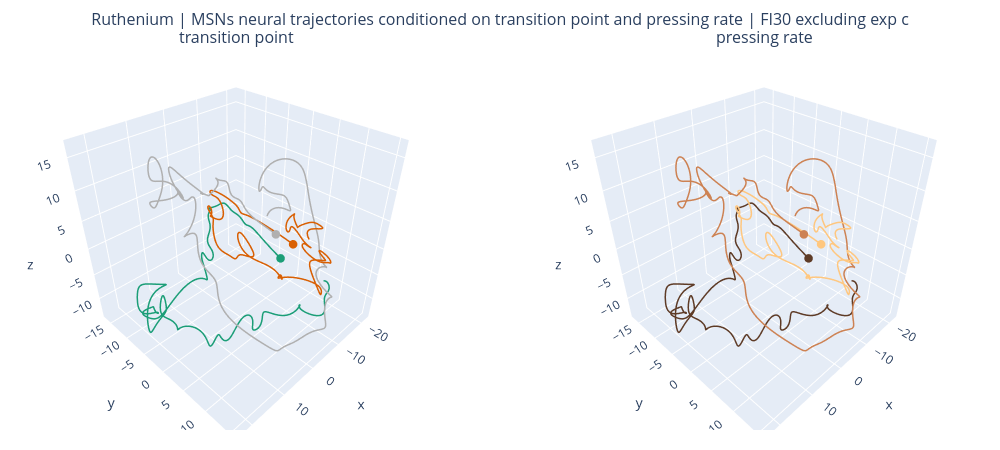

Notebook code for this chart:
### Code cell
import plotly.graph_objects as go
from plotly.subplots import make_subplots

fig = make_subplots(rows=1, cols=2, subplot_titles=('transition point', 'pressing rate'),
                    specs=[[{'type': 'scene'}, {'type': 'scene'}]])

for ii in range(3):  
    PC_traces = PCs_cp[3000*ii:3000*(ii+1)]
    add_3d_line_w_start(fig, gaussian_filter1d(PC_traces, sigma=30, axis = 0),
                        tercile_colors[ii], '', row = 1, col = 1)
    
    PC_traces = PCs_cp[3000*ii:3000*(ii+1)]
    add_3d_line_w_start(fig, gaussian_filter1d(PC_traces, sigma=30, axis = 0),
                        tercile_rateH_colors[ii], '', row = 1, col = 2)


figtitle = f'{animal} | MSNs neural trajectories conditioned on transition point and pressing rate | FI30 excluding exp c'

fig.update_layout(
    height=450,   # 400px for the plot + 50px for titles/margins
    width=1000,   # Roughly 400px per plot + some spacing
    margin=dict(t=50, b=20, l=20, r=20),
    showlegend=False,
    title=dict(
        text=figtitle,
        x=0.5,           # Centers the title (0 = left, 1 = right)
        xanchor='center',
        font=dict(size=16)
    )
)

fig.update_scenes(
    aspectmode='cube' 
)

fig.show()
fig.write_html(f'{PATH_SAVE_EPHYS_AGG_FIGS}/{figtitle.replace('|', '_')}.html')

### Figure 1 — Plotly figure (JSON) as saved in the notebook; plotly's stock layout.template omitted (floating-point values rounded to 4 significant figures; data arrays with more than 128 entries replaced by an {"elided": "..."} marker saying what was removed)
{"data": [{"line": {"color": "#D95F02", "width": 3}, "mode": "lines", "name": "", "scene": "scene", "type": "scatter3d", "x": {"elided": "3000 float values"}, "y": {"elided": "3000 float values"}, "z": {"elided": "3000 float values"}}, {"marker": {"color": "#D95F02", "size": 5}, "mode": "markers", "name": "start", "scene": "scene", "showlegend": false, "type": "scatter3d", "x": [-21.88], "y": [-0.9778], "z": [-6.819]}, {"line": {"color": "#ffc77f", "width": 3}, "mode": "lines", "name": "", "scene": "scene2", "type": "scatter3d", "x": {"elided": "3000 float values"}, "y": {"elided": "3000 float values"}, "z": {"elided": "3000 float values"}}, {"marker": {"color": "#ffc77f", "size": 5}, "mode": "markers", "name": "start", "scene": "scene2", "showlegend": false, "type": "scatter3d", "x": [-21.88], "y": [-0.9778], "z": [-6.819]}, {"line": {"color": "#B0B0B0", "width": 3}, "mode": "lines", "name": "", "scene": "scene", "type": "scatter3d", "x": {"elided": "3000 float values"}, "y": {"elided": "3000 float values"}, "z": {"elided": "3000 float values"}}, {"marker": {"color": "#B0B0B0", "size": 5}, "mode": "markers", "name": "start", "scene": "scene", "showlegend": false, "type": "scatter3d", "x": [-20.85], "y": [-4.729], "z": [-6.05]}, {"line": {"color": "#cd8253", "width": 3}, "mode": "lines", "name": "", "scene": "scene2", "type": "scatter3d", "x": {"elided": "3000 float values"}, "y": {"elided": "3000 float values"}, "z": {"elided": "3000 float values"}}, {"marker": {"color": "#cd8253", "size": 5}, "mode": "markers", "name": "start", "scene": "scene2", "showlegend": false, "type": "scatter3d", "x": [-20.85], "y": [-4.729], "z": [-6.05]}, {"line": {"color": "#1B9E77", "width": 3}, "mode": "lines", "name": "", "scene": "scene", "type": "scatter3d", "x": {"elided": "3000 float values"}, "y": {"elided": "3000 float values"}, "z": {"elided": "3000 float values"}}, {"marker": {"color": "#1B9E77", "size": 5}, "mode": "markers", "name": "start", "scene": "scene", "showlegend": false, "type": "scatter3d", "x": [-20.19], "y": [-2.825], "z": [-10.33]}, {"line": {"color": "#5e3b26", "width": 3}, "mode": "lines", "name": "", "scene": "scene2", "type": "scatter3d", "x": {"elided": "3000 float values"}, "y": {"elided": "3000 float values"}, "z": {"elided": "3000 float values"}}, {"marker": {"color": "#5e3b26", "size": 5}, "mode": "markers", "name": "start", "scene": "scene2", "showlegend": false, "type": "scatter3d", "x": [-20.19], "y": [-2.825], "z": [-10.33]}], "layout": {"annotations": [{"font": {"size": 16}, "showarrow": false, "text": "transition point", "x": 0.225, "xanchor": "center", "xref": "paper", "y": 1, "yanchor": "bottom", "yref": "paper"}, {"font": {"size": 16}, "showarrow": false, "text": "pressing rate", "x": 0.775, "xanchor": "center", "xref": "paper", "y": 1, "yanchor": "bottom", "yref": "paper"}], "height": 450, "margin": {"b": 20, "l": 20, "r": 20, "t": 50}, "scene": {"aspectmode": "cube", "domain": {"x": [0, 0.45], "y": [0, 1]}}, "scene2": {"aspectmode": "cube", "domain": {"x": [0.55, 1], "y": [0, 1]}}, "showlegend": false, "title": {"font": {"size": 16}, "text": "Ruthenium | MSNs neural trajectories conditioned on transition point and pressing rate | FI30 excluding exp c", "x": 0.5, "xanchor": "center"}, "width": 1000}}
